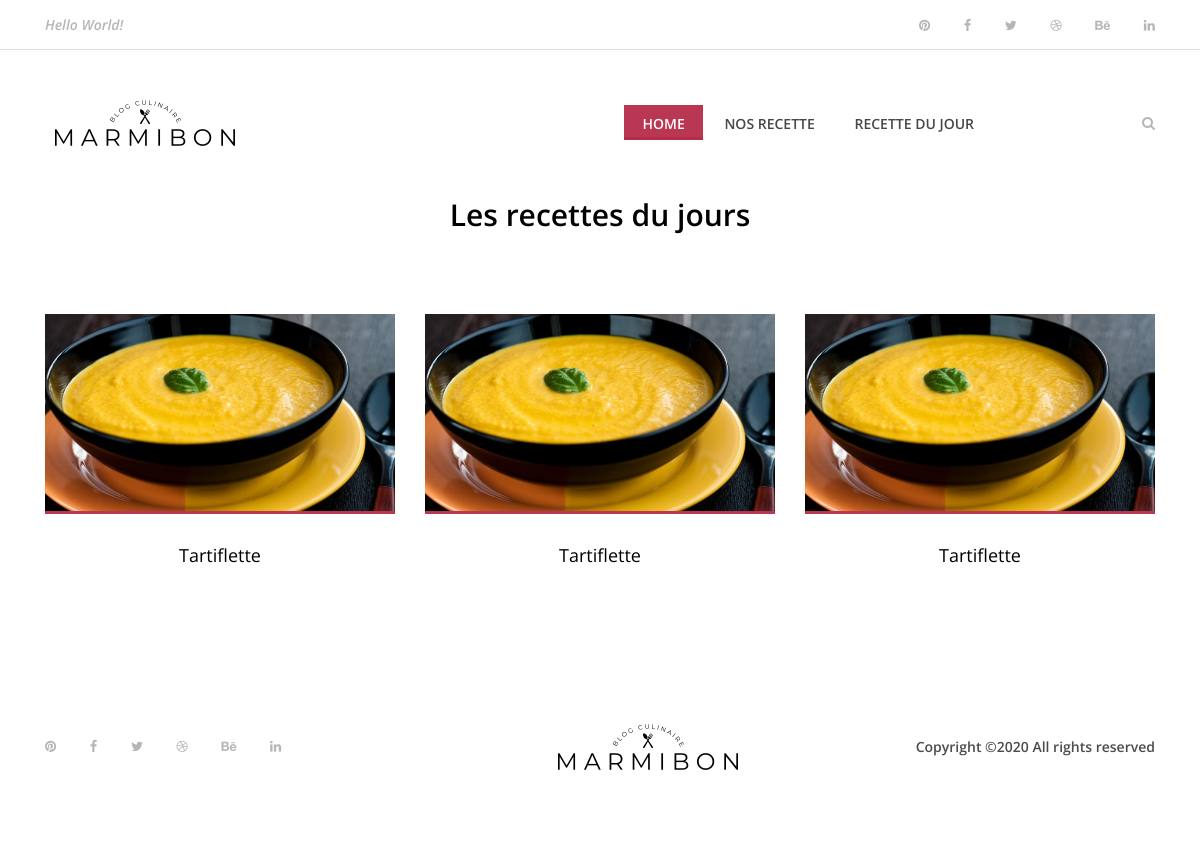
The page /?dayRecipes on the database as committed earlier.
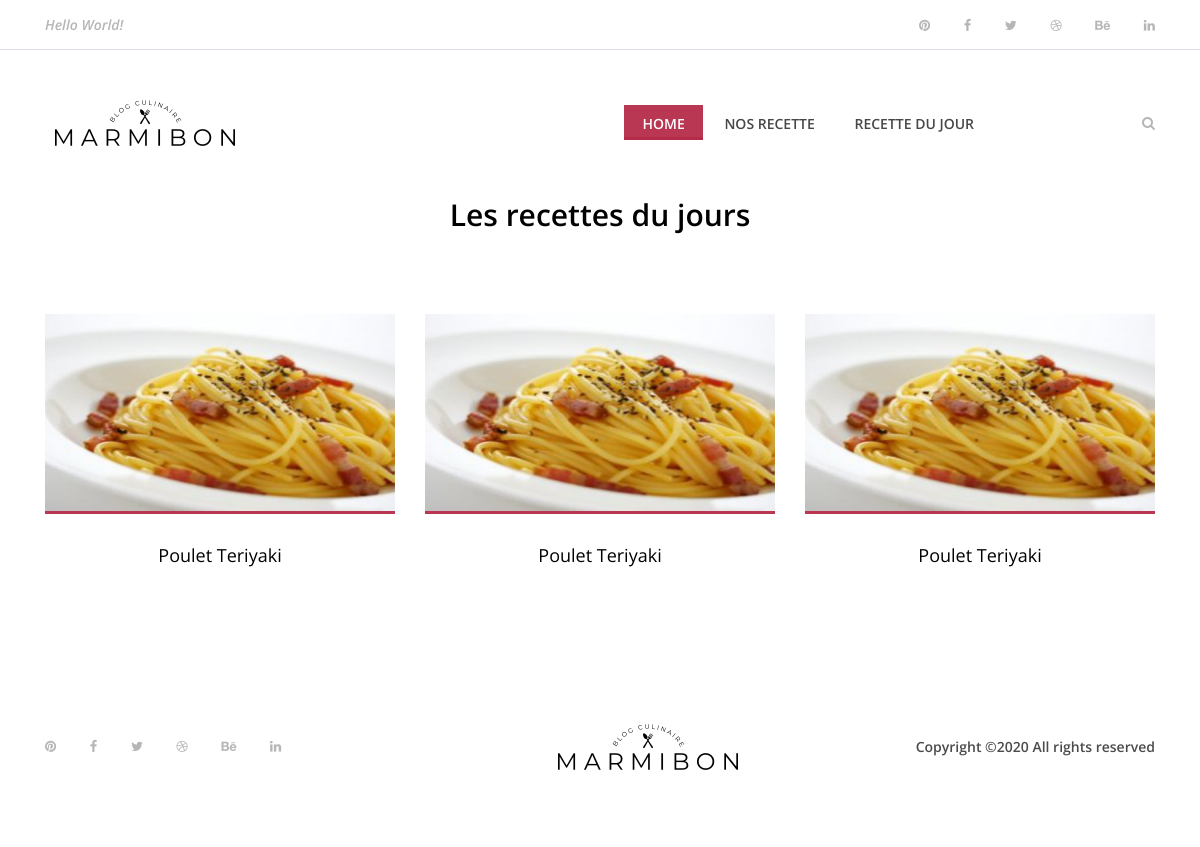
The same page on the database as committed later.
### tables this page shows
CREATE TABLE IF NOT EXISTS `recette` (
  `Id_recette` bigint(255) NOT NULL AUTO_INCREMENT,
  `Name_recette` varchar(255) DEFAULT NULL,
  `img_recette` varchar(255) NOT NULL,
  `time_recette` varchar(255) DEFAULT NULL,
  `number_recette` bigint(255) DEFAULT NULL,
  `level_recette` varchar(255) DEFAULT NULL,
  `cost_recette` varchar(255) DEFAULT NULL,
  `description_recette` text NOT NULL,
  `Id_Ingredient` bigint(255) NOT NULL,
  `likes` int(255) NOT NULL,
  `dislikes` int(255) NOT NULL,
  PRIMARY KEY (`Id_recette`)
);

### controllers/controller.php (called while the page is built, shortened)
<?php
require('models/model.php');
function randRecipe(){
    $RandRecipe = new Recette();
    $RandRecipe = $RandRecipe->daysRecipe();
    $RandRecipe2 = new Recette();
    $RandRecipe2 = $RandRecipe2->daysRecipe2();
    $RandRecipe3 = new Recette();
    $RandRecipe3 = $RandRecipe3->daysRecipe3();
    require('views/recipesday.php');
}

### public/connect.php (called while the page is built)
<?php
class Databases
{
    public function connect()
    {
        try
        {
            $db = new PDO('mysql:host=localhost;dbname=marmibon;port=3308;charset=utf8', 'root', '');
            return $db;
        }
        catch(Exception $e)
        {
            die('Erreur : '.$e->getMessage());
        }
    }
}

### models/model.php (called while the page is built, shortened)
<?php
require_once('public/connect.php');
class Recette extends Databases{
     public function daysRecipe(){
        $recette = $this->connect()->prepare('SELECT * FROM recette ORDER BY RAND()
        LIMIT 6');
        $recette->execute();
        $result = $recette->fetch(PDO::FETCH_ASSOC);
        return $result;
     }
     public function daysRecipe2(){
        $recette = $this->connect()->prepare('SELECT * FROM recette ORDER BY RAND()
        LIMIT 6');
        $recette->execute();
        $result = $recette->fetch(PDO::FETCH_ASSOC);
        return $result;
     }
     public function daysRecipe3(){
        $recette = $this->connect()->prepare('SELECT * FROM recette ORDER BY RAND()
        LIMIT 6');
        $recette->execute();
        $result = $recette->fetch(PDO::FETCH_ASSOC);
        return $result;
     }
}

### views/recipesday.php (the view, shortened to what this page needs)
<section class="best-receipe-area">
        <div class="container">
            <div class="row">
                <div class="col-12">
                    <div class="section-heading">
                        <h3>Les recettes du jours</h3>
                    </div>
                </div>
            </div>
            <div class="row">
                <div class="col-12 col-sm-6 col-lg-4">
                    <div class="single-best-receipe-area mb-30">
                        <img src="<?=$RandRecipe['img_recette'] ?>" alt="">
                        <div class="receipe-content">
                            <a href="<?='?recipeID='.$RandRecipe['Id_recette'] ?>">
                                <h5><?=$RandRecipe['Name_recette'] ?></h5>
                            </a>
                        </div>
                    </div>
                </div>
                <div class="col-12 col-sm-6 col-lg-4">
                    <div class="single-best-receipe-area mb-30">
                        <img src="<?=$RandRecipe2['img_recette'] ?>" alt="">
                        <div class="receipe-content">
                            <a href="<?='?recipeID='.$RandRecipe2['Id_recette'] ?>">
                                <h5><?=$RandRecipe2['Name_recette'] ?></h5>
                            </a>
                        </div>
                    </div>
                </div>
                <div class="col-12 col-sm-6 col-lg-4">
                    <div class="single-best-receipe-area mb-30">
                        <img src="<?=$RandRecipe3['img_recette'] ?>" alt="">
                        <div class="receipe-content">
                            <a href="<?='?recipeID='.$RandRecipe3['Id_recette'] ?>">
                                <h5><?=$RandRecipe3['Name_recette'] ?></h5>
                            </a>
                        </div>
                    </div>
                </div>
            </div>
        </div>
</section>
<?php $content = ob_get_clean(); ?>
<?php require('templates/template.php'); ?>

### index.php
<?php
require('controllers/controller.php');
if (isset($_GET['recipeID'])) {
    echo singleRecipe();
            }else if(isset($_GET['recipes'])) {
                echo recipes();
                    }else if(isset($_GET['dayRecipes'])) {
                        echo randRecipe();
                            }else if(isset($_GET['home'])){
                                echo homeView();
                                    } else if (isset($_POST['selectrecipe'])) {
                                        echo search();
                                            }else if (isset($_POST['selectrecipes'])){
                                                echo searchRR();
                                                }else if (isset($_GET['admin'])){
                                                    echo admin();
                                                    }else{
                                                        echo homeView();
                                                        }
require_once ('templates/template.php');

### templates/template.php (shortened to what this page needs)
<!DOCTYPE html>
<html lang="fr">
<head>
    <link rel="stylesheet" href="public/css/style.css">
</head>
<body>
    <header class="header-area">
        <div class="top-header-area">
            <div class="container h-100">
                <div class="row h-100 align-items-center justify-content-between">
                    <div class="col-12 col-sm-6">
                        <div class="breaking-news">
                            <div id="breakingNewsTicker" class="ticker">
                                <ul>
                                    <li><a href="#">Hello World!</a></li>
                                </ul>
                            </div>
                        </div>
                    </div>
                    <div class="col-12 col-sm-6">
                        <div class="top-social-info text-right">
                            <a href="#"><i class="fa fa-pinterest" aria-hidden="true"></i></a>
                            <a href="#"><i class="fa fa-facebook" aria-hidden="true"></i></a>
                            <a href="#"><i class="fa fa-twitter" aria-hidden="true"></i></a>
                            <a href="#"><i class="fa fa-dribbble" aria-hidden="true"></i></a>
                            <a href="#"><i class="fa fa-behance" aria-hidden="true"></i></a>
                            <a href="#"><i class="fa fa-linkedin" aria-hidden="true"></i></a>
                        </div>
                    </div>
                </div>
            </div>
        </div>
        <div class="delicious-main-menu">
            <div class="classy-nav-container breakpoint-off">
                <div class="container">
                    <nav class="classy-navbar justify-content-between" id="deliciousNav">
                        <a class="nav-brand" href="index.html"><img src="public/img/core-img/logo.png" alt=""></a>
                        <div class="classy-menu">
                            <div class="classynav">
                                <ul>
                                    <li class="active"><a href="<?='?home'?>">Home</a></li>
                                    <li><a href="<?='?recipes'?>">Nos recette</a></li>
                                    <li><a href="<?='?dayRecipes'?>">Recette du jour</a></li>
                                </ul>
                                <div class="search-btn">
                                    <i class="fa fa-search" aria-hidden="true"></i>
                                </div>
                            </div>
                        </div>
                    </nav>
                </div>
            </div>
        </div>
    </header>
        <?= $content ?>
    <footer class="footer-area">
        <div class="container h-100">
            <div class="row h-100">
                <div class="col-12 h-100 d-flex flex-wrap align-items-center justify-content-between">
                    <div class="footer-social-info text-right">
                        <a href="#"><i class="fa fa-pinterest" aria-hidden="true"></i></a>
                        <a href="#"><i class="fa fa-facebook" aria-hidden="true"></i></a>
                        <a href="#"><i class="fa fa-twitter" aria-hidden="true"></i></a>
                        <a href="#"><i class="fa fa-dribbble" aria-hidden="true"></i></a>
                        <a href="#"><i class="fa fa-behance" aria-hidden="true"></i></a>
                        <a href="#"><i class="fa fa-linkedin" aria-hidden="true"></i></a>
                    </div>
                    <div class="footer-logo">
                        <a href="index.html"><img src="public/img/core-img/logo.png" alt=""></a>
                    </div>
                    <p>Copyright &copy;<script>document.write(new Date().getFullYear());</script> All rights reserved </p>
                </div>
            </div>
        </div>
    </footer>
</body>
</html>

### public/css/style.css (style rules this page uses)
* { margin: 0; padding: 0; }
body { font-family: "Open Sans", sans-serif; font-size: 14px; }
h1, h2, h3, h4, h5, h6 { color: #000000; line-height: 1.3; font-weight: 600; }
p { color: #9b9b9b; font-size: 14px; line-height: 2; font-weight: 400; }
a, a:hover, a:focus { -webkit-transition-duration: 500ms; transition-duration: 500ms; text-decoration: none; outline: 0 solid transparent; color: #000000; font-weight: 600; font-size: 14px; color: #474747; }
ul, ol { margin: 0; }
ul li, ol li { list-style: none; }
img { height: auto; max-width: 100%; }
.mb-30 { margin-bottom: 30px !important; }
.section-heading { position: relative; z-index: 1; margin-bottom: 80px; text-align: center; }
.section-heading h3 { font-size: 30px; margin-bottom: 0; }
.header-area { position: relative; z-index: 100; width: 100%; }
.header-area .top-header-area { width: 100%; height: 50px; background-color: #ffffff; border-bottom: 1px solid #dddee9; }
.header-area .top-header-area .breaking-news { position: relative; z-index: 1; }
.header-area .top-header-area .breaking-news .ticker { width: 100%; text-align: left; position: relative; overflow: hidden; }
.header-area .top-header-area .breaking-news .ticker ul { width: 100%; position: relative; z-index: 1; }
.header-area .top-header-area .breaking-news .ticker ul li { display: none; width: 100%; }
.header-area .top-header-area .breaking-news .ticker ul li a { font-size: 14px; color: #b6b6b6; font-style: italic; }
.header-area .top-header-area .top-social-info a { display: inline-block; color: #b6b6b6; font-size: 13px; margin-right: 30px; }
.header-area .top-header-area .top-social-info a:last-child { margin-right: 0; }
.header-area .delicious-main-menu { position: relative; width: 100%; z-index: 100; height: 145px; }
.header-area .delicious-main-menu .classy-nav-container { background-color: transparent; }
.header-area .delicious-main-menu .classy-navbar { height: 145px; padding: 0; }
.header-area .delicious-main-menu .classy-navbar .classynav ul li a { font-weight: 600; }
.header-area .delicious-main-menu .classy-navbar .classynav > ul > li > a { text-transform: uppercase; padding: 12px 18px 11px; background-color: transparent; border-bottom: 3px solid transparent; line-height: 1; color: #474747; font-weight: 600; }
.header-area .delicious-main-menu .classy-navbar .classynav > ul > li.active > a { color: #ffffff; background-color: #ba3753; border-bottom: 3px solid #b42c4a; }
.header-area .delicious-main-menu .classy-navbar .classynav > ul > li.active > a::after { color: #ffffff; }
.header-area .delicious-main-menu .classynav .search-btn { color: #b6b6b6; margin-left: 150px; cursor: pointer; -webkit-transition-duration: 500ms; transition-duration: 500ms; }
.header-area .delicious-main-menu .classynav .search-btn i { -webkit-transition-duration: 500ms; transition-duration: 500ms; }
.best-receipe-area { position: relative; z-index: 1; padding-bottom: 50px; }
.single-best-receipe-area { position: relative; z-index: 1; }
.single-best-receipe-area img { border-bottom: 3px solid #ba3753; }
.single-best-receipe-area .receipe-content { padding-top: 30px; text-align: center; }
.single-best-receipe-area .receipe-content h5 { font-size: 18px; margin-bottom: 10px; font-weight: 400; -webkit-transition-duration: 500ms; transition-duration: 500ms; }
.footer-area { position: relative; z-index: 1; width: 100%; height: 140px; background-color: #ffffff; }
.footer-area .footer-social-info { padding-right: 15px; }
.footer-area .footer-social-info a { display: inline-block; color: #b6b6b6; font-size: 13px; margin-right: 30px; }
.footer-area p { color: #4b4b4b; font-weight: 600; margin-bottom: 0; padding-left: 15px; }
.single-best-receipe-area.mb-30 img { height: 200px; width: 450px; }

Rows that differ between the two databases and show on the page:
changed recette: img_recette: a different picture; Name_recette "Tartiflette" → "Poulet Teriyaki"
